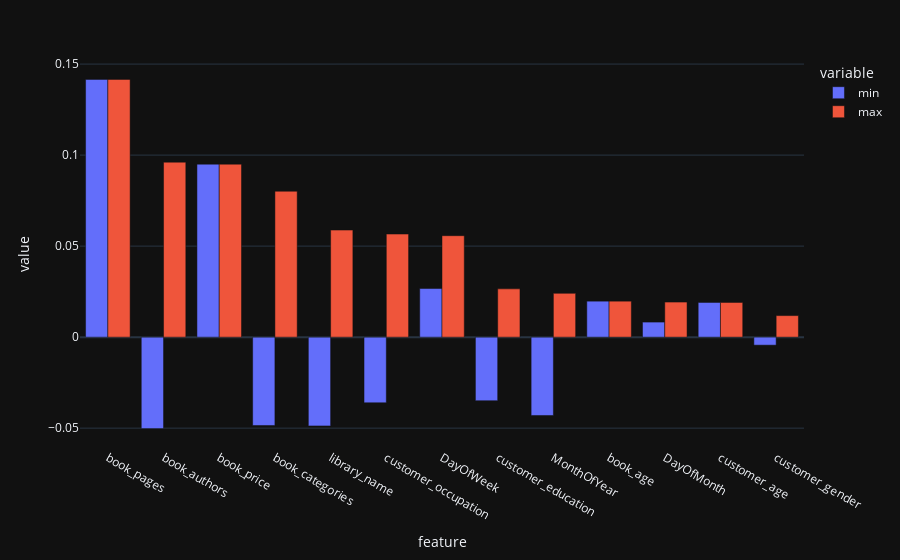

The notebook cell this image was saved under:
### Markdown cell above
### Correlation Analysis With New Features

The following plot shows that the newly added features (month of year, day of month, and day of week) could be useful for predicting the late returns, compared with the other features.

### Code cell
plot_corr(df_xy.drop(columns=['date_checkout', 'checkout_days']), 'late_return')

### Figure 1 — Plotly figure (JSON) as saved in the notebook; plotly's stock layout.template omitted (floating-point values rounded to 4 significant figures)
{"data": [{"alignmentgroup": "True", "hovertemplate": "variable=min<br>feature=%{x}<br>value=%{y}<extra></extra>", "legendgroup": "min", "marker": {"color": "#636efa", "pattern": {"shape": ""}}, "name": "min", "offsetgroup": "min", "orientation": "v", "showlegend": true, "textposition": "auto", "x": ["book_pages", "book_authors", "book_price", "book_categories", "library_name", "customer_occupation", "DayOfWeek", "customer_education", "MonthOfYear", "book_age", "DayOfMonth", "customer_age", "customer_gender"], "xaxis": "x", "y": [0.1416, -0.05025, 0.09502, -0.04853, -0.04877, -0.03606, 0.02669, -0.03491, -0.04304, 0.01975, 0.00826, 0.01905, -0.004398], "yaxis": "y", "type": "bar"}, {"alignmentgroup": "True", "hovertemplate": "variable=max<br>feature=%{x}<br>value=%{y}<extra></extra>", "legendgroup": "max", "marker": {"color": "#EF553B", "pattern": {"shape": ""}}, "name": "max", "offsetgroup": "max", "orientation": "v", "showlegend": true, "textposition": "auto", "x": ["book_pages", "book_authors", "book_price", "book_categories", "library_name", "customer_occupation", "DayOfWeek", "customer_education", "MonthOfYear", "book_age", "DayOfMonth", "customer_age", "customer_gender"], "xaxis": "x", "y": [0.1416, 0.09611, 0.09502, 0.08015, 0.05881, 0.05662, 0.05573, 0.02651, 0.02405, 0.01975, 0.01926, 0.01905, 0.01183], "yaxis": "y", "type": "bar"}], "layout": {"xaxis": {"anchor": "y", "domain": [0.0, 1.0], "title": {"text": "feature"}}, "yaxis": {"anchor": "x", "domain": [0.0, 1.0], "title": {"text": "value"}}, "legend": {"title": {"text": "variable"}, "tracegroupgap": 0}, "margin": {"t": 60}, "barmode": "group"}}
